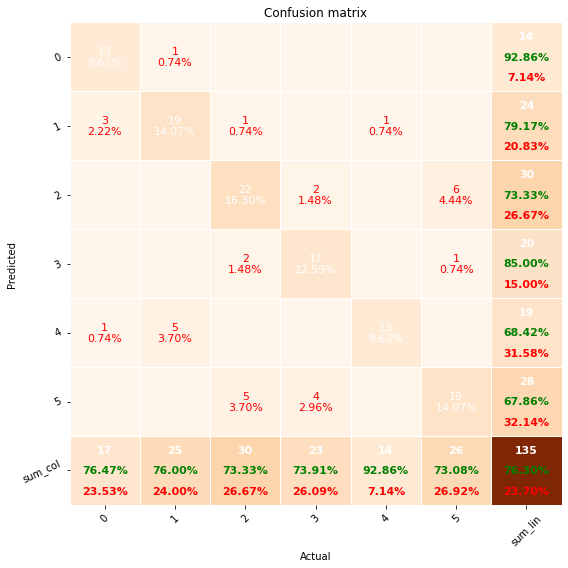

The script that drew this image:
#pip install pretty_confusion_matrix

from IPython.core.display import Pretty
#Data
import pandas as pd 
import numpy as np

#Wavelet Transform 
import pywt

#Train and Test Split
from sklearn.model_selection import train_test_split

#CNN and LSTM Model
import keras 
from keras.models import Sequential, Model
from tensorflow.keras.optimizers import Adam
from keras.layers import Conv1D, LSTM, Input, MaxPool1D, MaxPooling1D, Dropout, AvgPool1D, Reshape, Concatenate, Dense, Flatten

#Metrics
from sklearn.metrics import confusion_matrix, recall_score, precision_score

#Visualization 
import seaborn as sns
import matplotlib.pyplot as plt
from pretty_confusion_matrix import pp_matrix

#Import Data
x1 = pd.read_csv('https://github.com/ascdavia/TCC_Engenharia_de_Controle_e_Automacao/blob/main/Database/sEMG_Basic_Hand_movements_upatras_csv_files/Database_1/df1_mov_all.csv?raw=true', compression = None)
x1 = x1.drop(x1.columns[0], axis=1)

#Define Wavelet Transform Function

def waveletTransformFourLevels(df):
  
  aux_df = ()
  aux_df = pd.DataFrame(aux_df)

  for i in range (len(df)):
    aux = df.loc[i]
    cA4, cD4, cD3, cD2, cD1= pywt.wavedec(aux,'db2', level = 4) 
    cA4 = pd.DataFrame(cA4).T
    cD4 = pd.DataFrame(cD4).T
    cD3 = pd.DataFrame(cD3).T
    cD2 = pd.DataFrame(cD2).T
    cD1 = pd.DataFrame(cD1).T
    aux_df2 = pd.concat([cA4,cD4,cD3,cD2,cD1], axis=1)
    aux_df = pd.concat([aux_df,aux_df2])

  c = list(range(0, 3010, 1))
  aux_df.set_axis(c, axis='columns', inplace=True)
  aux_df = aux_df.reset_index(drop=True)

  return (aux_df)

#Wavelet Transform Application
x = waveletTransformFourLevels(x1)
x = pd.DataFrame(x)

#Reshape
x = x.values.reshape(x.shape[0], x.shape[1], 1)

#Labels
base = np.ones((150,1), dtype=np.int64)
m_cyl = base*0
m_hook = base*1
m_lat = base*2
m_palm = base*3
m_spher = base*4
m_tip = base*5

y = np.vstack([m_cyl,m_hook,m_lat,m_palm,m_spher,m_tip])
#y = pd.DataFrame(y)

#Train, test and validation split
x_train, x_aux, y_train, y_aux = train_test_split(x,y, test_size=0.30, random_state=42)
x_val, x_test, y_val, y_test = train_test_split(x_aux, y_aux, test_size=0.50, random_state=23)


# CNN+LSTM
seq_len = 3010
n_classes = 6
n_channels = 1

lr = 0.00001
batch_size = 100
epochs = 150

opt = Adam(learning_rate=lr)

inputs = Input(shape=(seq_len, n_channels))

laywer1 = Conv1D(filters=64, kernel_size=3, activation='relu',padding='same')(inputs)
pool1 = MaxPool1D(pool_size=2, padding='same')(laywer1)
laywer2 = Conv1D(filters=32, kernel_size=2, activation='relu',padding='same')(pool1)
pool2 = MaxPool1D(pool_size=2, padding='same')(laywer2)

lstm1 = LSTM(100, return_sequences=True)(pool2)
dense1 = Dense(6, activation='relu')(lstm1)
#dropout1 = Dropout(0.2)(dense1)

flat = Flatten()(dense1)
dense2 = Dense(n_classes, activation='softmax')(flat)

model_cnn_lstm = Model(inputs=inputs, outputs=dense2)
model_cnn_lstm.compile(loss='sparse_categorical_crossentropy', optimizer=opt, metrics=['accuracy'])

history_cnn_lstm = model_cnn_lstm.fit(x_train, y_train,
  epochs=epochs, 
  batch_size=batch_size, 
  verbose=True, 
  validation_data=(x_val, y_val))


plt.plot(history_cnn_lstm.history['loss'])
plt.plot(history_cnn_lstm.history['val_loss'])
plt.title('model loss')
plt.ylabel('loss')
plt.xlabel('epoch')
plt.legend(['train', 'val'], loc='upper left')
plt.show()

results = model_cnn_lstm.evaluate(x_test, y_test, batch_size=batch_size, verbose=0)
print("test loss, test acc:", results)


pred3 = model_cnn_lstm.predict(x_test)
y_pred3 = pred3.argmax(axis=-1)

cm3 = confusion_matrix(y_test, y_pred3)
print(cm3)

qualidade3 = cm3.diagonal()/cm3.sum(axis=1)
desvio3 = np.std(qualidade3)
print('Qualidade:', qualidade3)
print('Desvio:', desvio3)

df_cm3 = pd.DataFrame(cm3, range(6),range(6))
pp_matrix(df_cm3)
